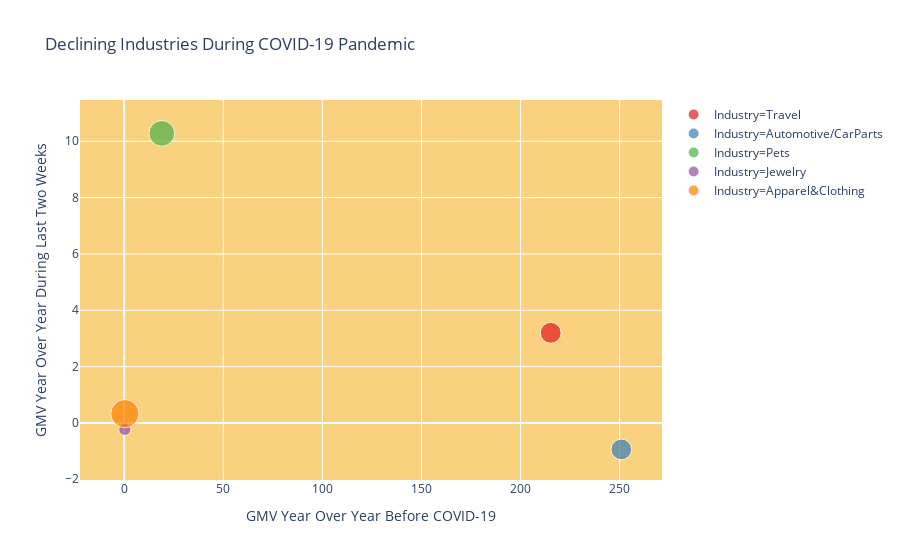

Notebook code cell kept with this figure:
### Code cell
# using plotly to plot the bubbles, the biggest bubble corresponds to the industry that declines the most
import plotly.express as px

fig = px.scatter(df_drop, x="Pre-Covid19_GMV_YoY, %", y="Last2Weeks_GMV_YoY, %", color="Industry",
                 color_discrete_sequence=px.colors.qualitative.Set1,
                 labels={"Pre-Covid19_GMV_YoY, %": "GMV Year Over Year Before COVID-19", 
                         "Last2Weeks_GMV_YoY, %": "GMV Year Over Year During Last Two Weeks"}, 
                 title = "Declining Industries During COVID-19 Pandemic",
                 size=[(i+1) for i in df_drop['Variance']]) # sized the bubbles according to Variance, but added 1
                                                            # to make the bubbles more visible
# the code below is to update the background
fig.update_layout({ 
                    'plot_bgcolor': 'rgba(244,164,0.96,0.5)',
                    'paper_bgcolor': 'rgba(0, 0, 0, 0)',
}
                 )
fig.show()

### Figure 1 — Plotly figure (JSON) as saved in the notebook; plotly's stock layout.template omitted (floating-point values rounded to 4 significant figures)
{"data": [{"hoverlabel": {"namelength": 0}, "hovertemplate": "Industry=Travel<br>GMV Year Over Year Before COVID-19=%{x}<br>GMV Year Over Year During Last Two Weeks=%{y}<br>size=%{marker.size}", "legendgroup": "Industry=Travel", "marker": {"color": "rgb(228,26,28)", "size": [1.015], "sizemode": "area", "sizeref": 0.00465, "symbol": "circle"}, "mode": "markers", "name": "Industry=Travel", "showlegend": true, "type": "scatter", "x": [215.2], "xaxis": "x", "y": [3.2], "yaxis": "y"}, {"hoverlabel": {"namelength": 0}, "hovertemplate": "Industry=Automotive/CarParts<br>GMV Year Over Year Before COVID-19=%{x}<br>GMV Year Over Year During Last Two Weeks=%{y}<br>size=%{marker.size}", "legendgroup": "Industry=Automotive/CarParts", "marker": {"color": "rgb(55,126,184)", "size": [0.997], "sizemode": "area", "sizeref": 0.00465, "symbol": "circle"}, "mode": "markers", "name": "Industry=Automotive/CarParts", "showlegend": true, "type": "scatter", "x": [250.8], "xaxis": "x", "y": [-0.94], "yaxis": "y"}, {"hoverlabel": {"namelength": 0}, "hovertemplate": "Industry=Pets<br>GMV Year Over Year Before COVID-19=%{x}<br>GMV Year Over Year During Last Two Weeks=%{y}<br>size=%{marker.size}", "legendgroup": "Industry=Pets", "marker": {"color": "rgb(77,175,74)", "size": [1.54], "sizemode": "area", "sizeref": 0.00465, "symbol": "circle"}, "mode": "markers", "name": "Industry=Pets", "showlegend": true, "type": "scatter", "x": [19], "xaxis": "x", "y": [10.28], "yaxis": "y"}, {"hoverlabel": {"namelength": 0}, "hovertemplate": "Industry=Jewelry<br>GMV Year Over Year Before COVID-19=%{x}<br>GMV Year Over Year During Last Two Weeks=%{y}<br>size=%{marker.size}", "legendgroup": "Industry=Jewelry", "marker": {"color": "rgb(152,78,163)", "size": [0.35], "sizemode": "area", "sizeref": 0.00465, "symbol": "circle"}, "mode": "markers", "name": "Industry=Jewelry", "showlegend": true, "type": "scatter", "x": [0.35], "xaxis": "x", "y": [-0.23], "yaxis": "y"}, {"hoverlabel": {"namelength": 0}, "hovertemplate": "Industry=Apparel&Clothing<br>GMV Year Over Year Before COVID-19=%{x}<br>GMV Year Over Year During Last Two Weeks=%{y}<br>size=%{marker.size}", "legendgroup": "Industry=Apparel&Clothing", "marker": {"color": "rgb(255,127,0)", "size": [1.86], "sizemode": "area", "sizeref": 0.00465, "symbol": "circle"}, "mode": "markers", "name": "Industry=Apparel&Clothing", "showlegend": true, "type": "scatter", "x": [0.38], "xaxis": "x", "y": [0.33], "yaxis": "y"}], "layout": {"legend": {"itemsizing": "constant", "tracegroupgap": 0}, "paper_bgcolor": "rgba(0, 0, 0, 0)", "plot_bgcolor": "rgba(244,164,0.96,0.5)", "title": {"text": "Declining Industries During COVID-19 Pandemic"}, "xaxis": {"anchor": "y", "domain": [0, 1], "title": {"text": "GMV Year Over Year Before COVID-19"}}, "yaxis": {"anchor": "x", "domain": [0, 1], "title": {"text": "GMV Year Over Year During Last Two Weeks"}}}}
